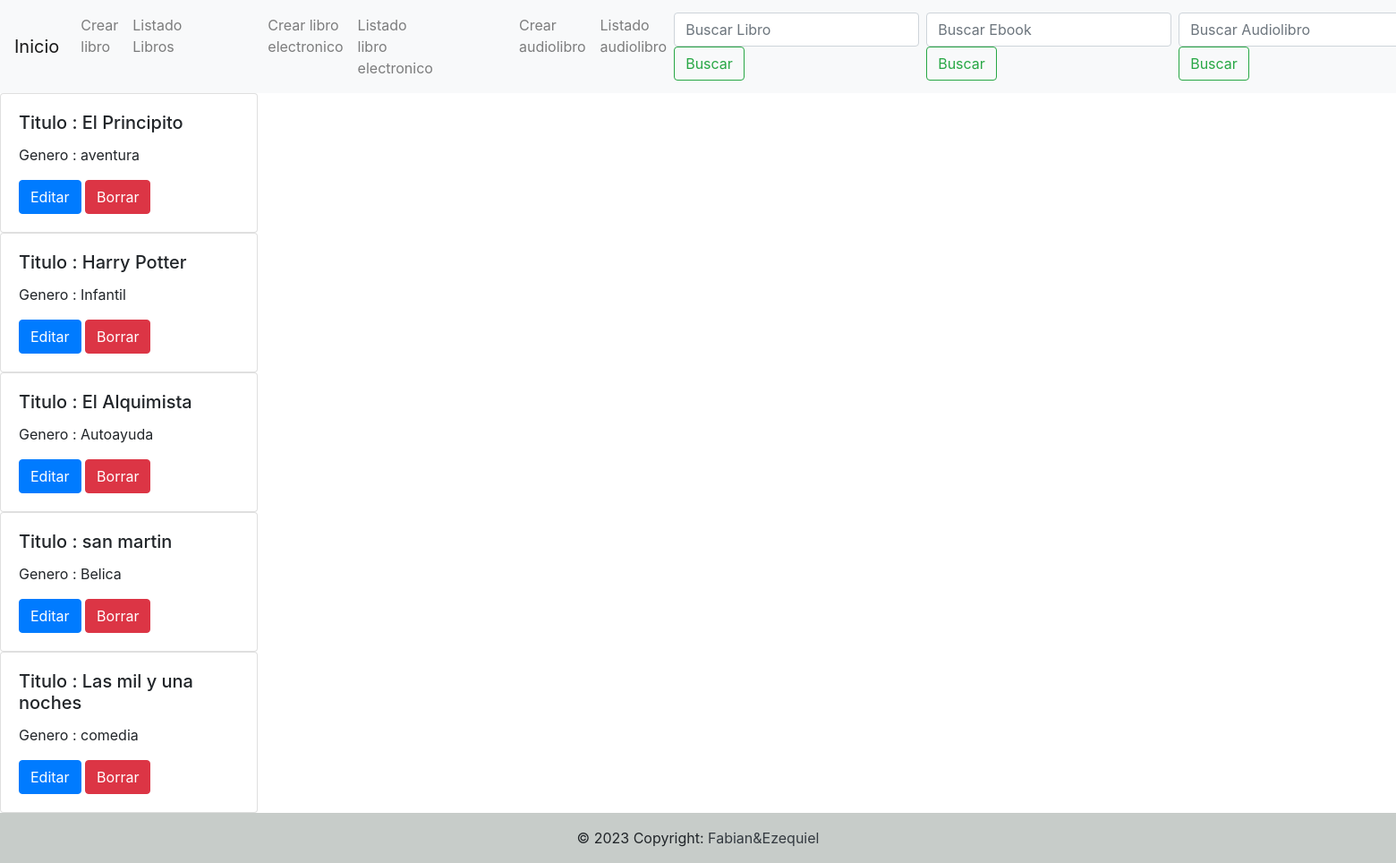
The app's page /, older data.
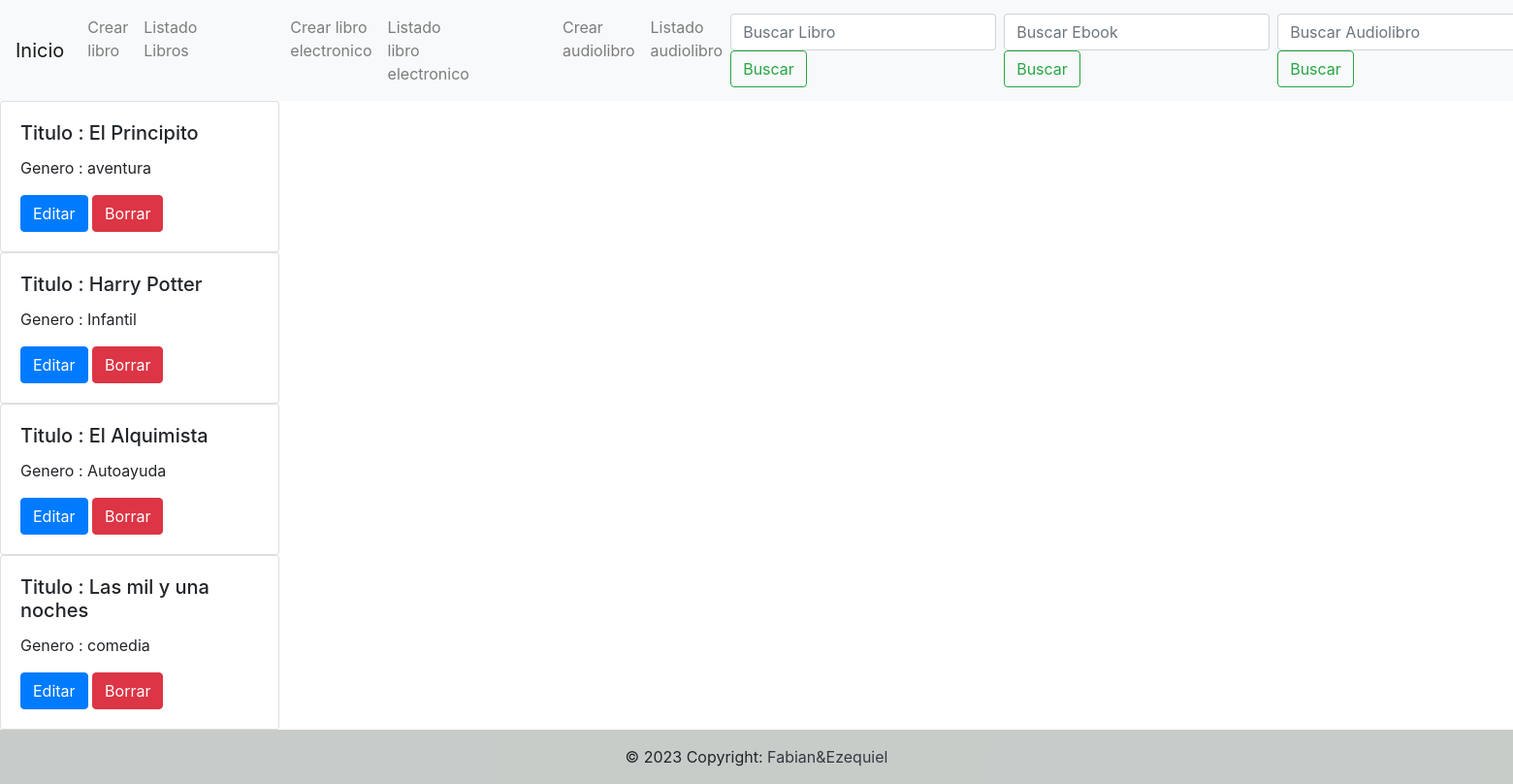
The same page, newer data.
### catalog/models.py (models this page shows, shortened)
class Books(models.Model):
    title = models.CharField(max_length=120)
    book_genre = models.CharField(max_length=40)

### catalog/views.py (the view)
# urls.py: path("", list_book, name = "list_book" ),
def list_book(request):
    books = Books.objects.all()
    context = {
        "book":books
    }
    return render(request, "list_book.html", context=context)

### templates/list_book.html (shortened to what this page needs)
{% extends 'base.html' %}
{% block contenido_que_cambia %}
{% for book in book %}
<div class="card" style="width: 18rem;">
    <div class="card-body">
      <h5 class="card-title"> Titulo : {{book.title}}</h5>
      <p class="card-text">  Genero : {{book.book_genre}}</p>
      <a href="#" class = "btn btn-primary">Editar</a>
      <a href="/delete_book/{{book.id}}/" class = "btn btn-danger">Borrar</a>
    </div>
</div>
{% endfor%}
{% endblock %}

Row changes from the older to the newer data that the page shows:
removed Books: title "san martin", book_genre "Belica"
